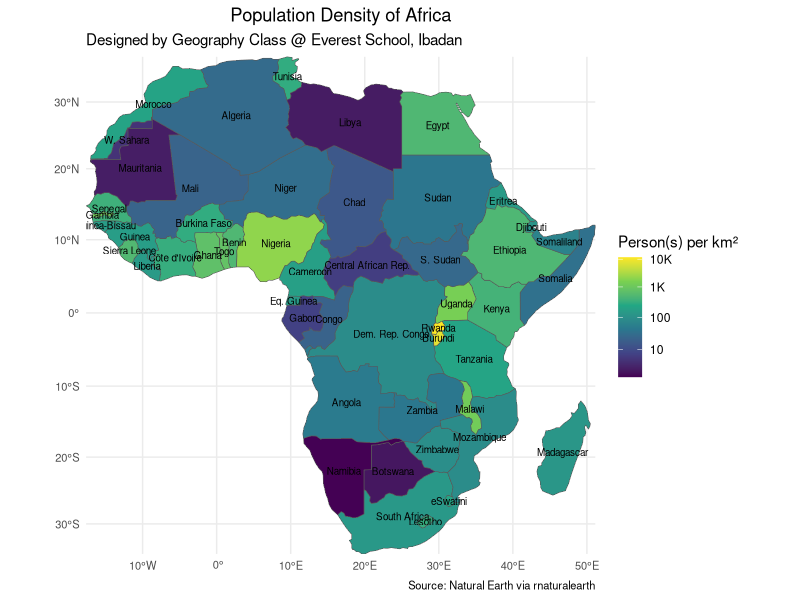
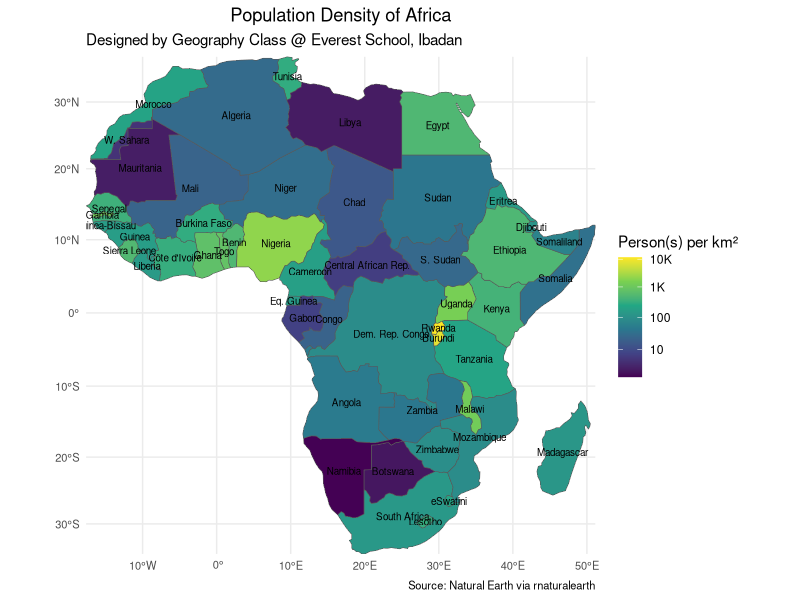

Reproduce these figures in R, in order.
## ---- chunk 1
knitr::opts_chunk$set(echo = TRUE)
library(sf)
library(ggplot2)
library(rnaturalearth)
library(rnaturalearthdata)
library(dplyr)
library(units)
## ---- chunk 2
africa <- ne_countries(continent = "Africa", returnclass = "sf")

# Fix invalid geometries
africa <- st_make_valid(africa)

# Project to an equal-area projection (important for correct area in km²)
africa <- st_transform(africa, crs = "+proj=cea +lon_0=25")

# Estimate area in square kilometers
africa <- africa %>%
  mutate(
         area_km2 = st_area(geometry),            # get area in m²
         area_km2 = set_units(area_km2, km^2),    # convert to km²
         area_km2 = as.numeric(area_km2),         # drop units to numeric
        pop_density = pop_est / area_km2          # compute density
     )
## ---- chunk 3
# Create centroids (geometric centers) for each country polygon
africa_centroids <- africa %>%
  st_centroid(of_largest_polygon = TRUE) %>%
  st_transform(st_crs(africa)) 
## ---- chunk 4
ggplot(data = africa) +
     geom_sf(aes(fill = pop_density)) +
     scale_fill_viridis_c(trans = "log", option = "D", name = "Person(s) per km²", breaks = c(0, 1, 10, 40, 150, 500),
  labels = c("0","1", "10", "100", "1K", "10K")) +
     geom_sf_text(data = africa_centroids, aes(label = name), size = 2.5, color = "black") +
     labs(title = "Population Density of Africa",
          subtitle = "Designed by Geography Class @ Everest School, Ibadan",
          caption = "Source: Natural Earth via rnaturalearth") +
     coord_sf(expand = FALSE) + 
  theme_minimal() +           
  theme(
    legend.position = "right",
    plot.title = element_text(hjust = 0.5),
    axis.text = element_text(size = 8),     
    axis.title = element_blank(),         
    plot.caption = element_text(size = 8)
  )
## ---- chunk 5
ggsave("africa_population_density.png", width = 10, height = 6, dpi = 300)
